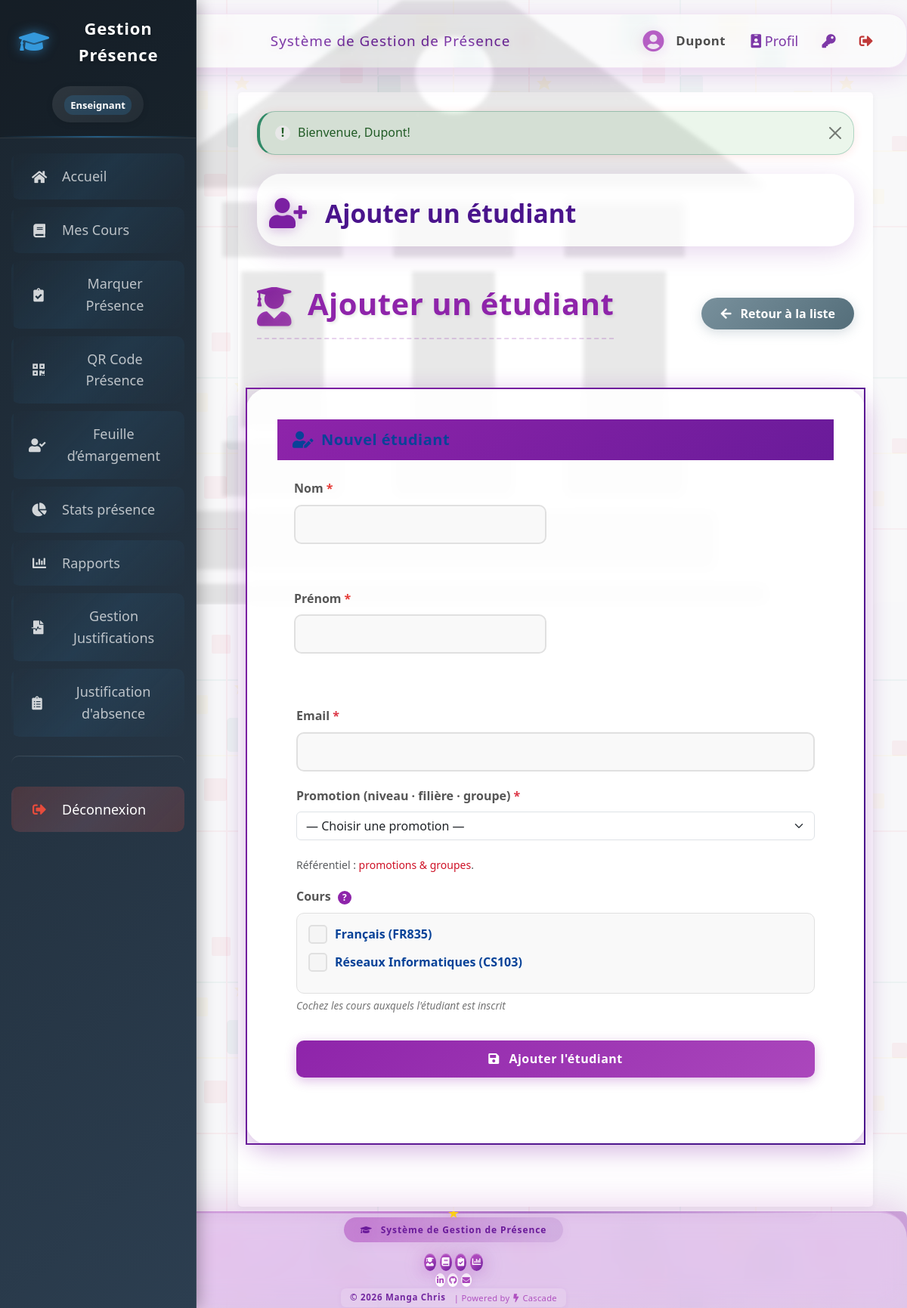
Page /ajouter_etudiant.php (signed in) on the committed database.
### tables this page shows
CREATE TABLE `cours` (
  `id` int(11) NOT NULL AUTO_INCREMENT,
  `code` varchar(20) NOT NULL,
  `nom` varchar(150) NOT NULL,
  `enseignant_id` int(11) DEFAULT NULL,
  `description` text,
  PRIMARY KEY (`id`),
  UNIQUE KEY `code` (`code`),
  KEY `enseignant_id` (`enseignant_id`),
  CONSTRAINT `cours_ibfk_1` FOREIGN KEY (`enseignant_id`) REFERENCES `utilisateurs` (`id`)
);

### config/database.php (called while the page is built, shortened)
<?php
$host = 'localhost';
$dbname = 'attendance_system';
$username = 'root';
$password = '';
$port = 3306;
$pdo = null;
try {
    $dsn = "mysql:host=$host;port=$port;dbname=$dbname;charset=utf8mb4";
    $options = [
        PDO::ATTR_ERRMODE            => PDO::ERRMODE_EXCEPTION,
        PDO::ATTR_DEFAULT_FETCH_MODE => PDO::FETCH_ASSOC,
        PDO::ATTR_EMULATE_PREPARES   => false,
    ];
    $pdo = new PDO($dsn, $username, $password, $options);
} catch (PDOException $e) {
    die("Erreur de connexion à la base de données: " . $e->getMessage());
}
function db_query($sql, $params = []) {
    global $pdo;
    try {
        $stmt = $pdo->prepare($sql);
        $stmt->execute($params);
        return $stmt->fetchAll();
    } catch (PDOException $e) {
        throw $e;
    }
}
?>

### ajouter_etudiant.php (the view, shortened to what this page needs)
<?php
require_once 'includes/auth.php';
require_once 'config/database.php';
$id = isset($_GET['id']) ? (int)$_GET['id'] : 0;
$mode = $id > 0 ? 'modifier' : 'ajouter';
$etudiant = [
    'nom' => '',
    'prenom' => '',
    'matricule' => '',
    'email' => '',
    'telephone' => '',
    'date_naissance' => '',
    'adresse' => '',
    'cours_ids' => []
];
$colonnes_etudiants = db_query("DESCRIBE etudiants");
$colonnes_disponibles = array_column($colonnes_etudiants, 'Field');
$has_classe_id = in_array('classe_id', $colonnes_disponibles, true);
$cours = db_query("SELECT id, nom, code FROM cours ORDER BY nom");
include 'includes/header.php';
?>
<link rel="stylesheet" href="assets/css/ajouter-etudiant-enhanced.css?v=<?= time() ?>">
<div class="add-student-bg">
    <img src="Nouveau dossier/school.jpg" alt="Décor ajout étudiant">
</div>
<div class="add-student-hero">
    <i class="fas fa-user-plus"></i>
    <h1><?php echo $mode === 'ajouter' ? 'Ajouter un étudiant' : 'Modifier un étudiant'; ?></h1>
</div>
    <div class="d-flex justify-content-between align-items-center mb-4">
        <h1 class="add-student-title form-animation">
            <i class="fas fa-user-graduate"></i>
            <?php echo $mode === 'ajouter' ? 'Ajouter un étudiant' : 'Modifier l\'étudiant'; ?>
        </h1>
        <div class="form-animation" style="animation-delay: 0.2s;">
            <a href="etudiants.php" class="btn-back">
                <i class="fas fa-arrow-left"></i> Retour à la liste
            </a>
        </div>
    </div>
    <div class="row">
            <div class="add-student-card form-animation" style="animation-delay: 0.3s;">
                <div class="add-student-card-header">
                    <h5 class="add-student-card-title">
                        <i class="fas fa-user-edit"></i> <?php echo $mode === 'ajouter' ? 'Nouvel étudiant' : 'Modifier les informations'; ?>
                    </h5>
                </div>
                <div class="add-student-card-body">
                    <form action="" method="post">
                        <div class="row">
                            <div class="col-md-6 form-group form-animation form-animation-delay-1">
                                <label for="nom" class="form-label required-field">Nom</label>
                                <input type="text" class="form-control <?= isset($erreurs['nom']) ? 'is-invalid' : '' ?>" id="nom" name="nom" value="<?= htmlspecialchars($etudiant['nom']) ?>" required>
                            </div>
                            <div class="col-md-6 form-group form-animation form-animation-delay-1">
                                <label for="prenom" class="form-label required-field">Prénom</label>
                                <input type="text" class="form-control <?= isset($erreurs['prenom']) ? 'is-invalid' : '' ?>" id="prenom" name="prenom" value="<?= htmlspecialchars($etudiant['prenom']) ?>" required>
                            </div>
                        </div>
                        <div class="mb-3">
                            <label for="email" class="form-label">Email <span class="text-danger">*</span></label>
                            <input type="email" class="form-control" id="email" name="email" value="<?php echo htmlspecialchars($etudiant['email']); ?>" required>
                        </div>
                        <?php if ($has_classe_id): ?>
                        <div class="mb-3">
                            <label for="classe_id" class="form-label">Promotion (niveau · filière · groupe) <span class="text-danger">*</span></label>
                            <select name="classe_id" id="classe_id" class="form-select" required>
                                <option value="">— Choisir une promotion —</option>
                            </select>
                            <small class="text-muted">Référentiel : <a href="classes_etablissement.php">promotions &amp; groupes</a>.</small>
                        </div>
                        <?php endif; ?>
                        <div class="form-group form-animation" style="animation-delay: 0.45s;">
                            <label for="cours" class="form-label">Cours <span class="tooltip-icon" data-tooltip="Sélectionnez les cours auxquels l'étudiant est inscrit">?</span></label>
                            <div class="courses-list">
                                <?php foreach ($cours as $c): ?>
                                <label class="custom-checkbox">
                                    <?php echo htmlspecialchars($c['nom'] . ' (' . $c['code'] . ')'); ?>
                                    <span class="checkmark"></span>
                                </label>
                                <?php endforeach; ?>
                            </div>
                            <small class="help-text">Cochez les cours auxquels l'étudiant est inscrit</small>
                        </div>
                        <div class="d-grid gap-2 d-md-flex justify-content-md-end form-animation" style="animation-delay: 0.5s;">
                            <button type="submit" class="btn-submit">
                                <i class="fas fa-save"></i> <?php echo $mode === 'ajouter' ? 'Ajouter l\'étudiant' : 'Enregistrer les modifications'; ?>
                            </button>
                        </div>
                    </form>
                </div>
            </div>
        </div>
    </div>
<?php
include 'includes/footer.php';
?>

### assets/css/sidebar-enhanced.css (style rules this page uses)
html, body { padding: 0 !important; margin: 0 !important; }
body { margin-left: 0 !important; padding-left: 0 !important; }

### assets/css/ajouter-etudiant-enhanced.css (style rules this page uses)
.add-student-title { color: #8e24aa; text-shadow: 2px 2px 4px rgba(0, 0, 0, 0.1); font-weight: 700; letter-spacing: 0.5px; position: relative; z-index: 1; transition: all 0.3s ease; margin-bottom: 25px; padding-bottom: 15px; border-bottom: 2px dashed rgba(142, 36, 170, 0.2); }
.add-student-title i { background: linear-gradient(135deg, #8e24aa 0%, #ab47bc 100%); -webkit-background-clip: text; background-clip: text; -webkit-text-fill-color: transparent; margin-right: 10px; font-size: 1.3em; vertical-align: middle; }
.btn-back { background: linear-gradient(135deg, #78909c 0%, #546e7a 100%); color: white; border: none; border-radius: 50px; padding: 10px 25px; font-weight: 600; box-shadow: 0 4px 15px rgba(120, 144, 156, 0.3); transition: all 0.3s ease; position: relative; overflow: hidden; z-index: 1; }
.btn-back::after { content: ''; position: absolute; top: 0; left: 0; width: 100%; height: 100%; background: linear-gradient(135deg, #546e7a 0%, #78909c 100%); z-index: -1; transition: opacity 0.3s ease; opacity: 0; }
.btn-back i { margin-right: 8px; transition: transform 0.3s ease; }
.add-student-card { border: none; border-radius: 15px; box-shadow: 0 10px 30px rgba(0, 0, 0, 0.1); overflow: hidden; transition: all 0.3s ease; position: relative; z-index: 1; background-color: white; margin-bottom: 30px; }
.add-student-card-header { background: linear-gradient(135deg, #8e24aa 0%, #6a1b9a 100%); color: white; border: none; padding: 15px 20px; position: relative; overflow: hidden; }
.add-student-card-header::after { content: ''; position: absolute; top: -50%; left: -50%; width: 200%; height: 200%; background: radial-gradient(circle, rgba(255, 255, 255, 0.3) 0%, rgba(255, 255, 255, 0) 80%); opacity: 0; transition: opacity 0.5s ease; }
.add-student-card-title { margin: 0; font-weight: 600; letter-spacing: 0.5px; display: flex; align-items: center; }
.add-student-card-title i { margin-right: 10px; font-size: 1.1em; }
.add-student-card-body { padding: 25px; }
.form-group { margin-bottom: 25px; position: relative; }
.form-label { font-weight: 600; color: #555; margin-bottom: 8px; display: block; transition: all 0.3s ease; }
.form-control { border: 2px solid #e0e0e0; border-radius: 10px; padding: 12px 15px; transition: all 0.3s ease; box-shadow: none; background-color: #f9f9f9; }
.required-field::after { content: '*'; color: #e53935; margin-left: 4px; }
.btn-submit { background: linear-gradient(135deg, #8e24aa 0%, #ab47bc 100%); color: white; border: none; border-radius: 10px; padding: 12px 30px; font-weight: 600; letter-spacing: 0.5px; box-shadow: 0 4px 15px rgba(142, 36, 170, 0.3); transition: all 0.3s ease; position: relative; overflow: hidden; z-index: 1; width: 100%; margin-top: 10px; }
.btn-submit::after { content: ''; position: absolute; top: 0; left: 0; width: 100%; height: 100%; background: linear-gradient(135deg, #ab47bc 0%, #8e24aa 100%); z-index: -1; transition: opacity 0.3s ease; opacity: 0; }
.btn-submit i { margin-right: 8px; transition: transform 0.3s ease; }
.custom-checkbox { display: block; position: relative; padding-left: 35px; margin-bottom: 12px; cursor: pointer; font-size: 16px; user-select: none; transition: all 0.2s ease; }
.checkmark { position: absolute; top: 0; left: 0; height: 25px; width: 25px; background-color: #f5f5f5; border: 2px solid #e0e0e0; border-radius: 5px; transition: all 0.2s ease; }
.checkmark:after { content: ""; position: absolute; display: none; }
.custom-checkbox .checkmark:after { left: 9px; top: 5px; width: 5px; height: 10px; border: solid white; border-width: 0 2px 2px 0; transform: rotate(45deg); }
.courses-list { max-height: 300px; overflow-y: auto; padding: 15px; border: 1px solid #e0e0e0; border-radius: 10px; background-color: #f9f9f9; }
.help-text { font-size: 0.85em; color: #757575; margin-top: 5px; display: block; font-style: italic; }
.form-animation { animation: formFieldAppear 0.5s ease forwards; }
.form-animation-delay-1 { animation-delay: 0.1s; }
.tooltip-icon { display: inline-block; width: 18px; height: 18px; background-color: #8e24aa; color: white; border-radius: 50%; text-align: center; line-height: 18px; font-size: 12px; margin-left: 5px; cursor: help; position: relative; }

### assets/css/modules/layout.css (style rules this page uses)
.row { display: flex; flex-wrap: wrap; margin: 0 -15px 25px; gap: 15px; }

### rows in the picture
cours: nom+code "Français (FR835)"
cours: nom+code "Réseaux Informatiques (CS103)"

### other values in the picture
$_SESSION['user_nom'] "Dupont"
$_SESSION['alerte']['message'] "Bienvenue, Dupont!"
